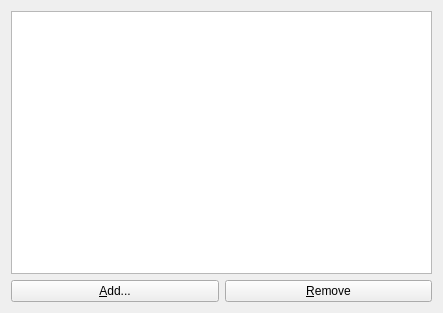
<ui version="4.0" >
 <author>Charles Connell (charles@connells.org)</author>
 <class>PipesPrefsUI</class>
 <widget class="QWidget" name="PipesPrefsUI" >
  <property name="geometry" >
   <rect>
    <x>0</x>
    <y>0</y>
    <width>443</width>
    <height>313</height>
   </rect>
  </property>
  <layout class="QVBoxLayout" >
   <item>
    <widget class="QTableView" name="pipesList" >
     <property name="sizePolicy" >
      <sizepolicy vsizetype="Expanding" hsizetype="Expanding" >
       <horstretch>0</horstretch>
       <verstretch>0</verstretch>
      </sizepolicy>
     </property>
     <property name="editTriggers" >
      <set>QAbstractItemView::AllEditTriggers</set>
     </property>
     <property name="textElideMode" >
      <enum>Qt::ElideLeft</enum>
     </property>
     <property name="gridStyle" >
      <enum>Qt::DotLine</enum>
     </property>
    </widget>
   </item>
   <item>
    <layout class="QHBoxLayout" >
     <item>
      <widget class="KPushButton" name="addButton" >
       <property name="text" >
        <string comment="verb" >&amp;Add...</string>
       </property>
      </widget>
     </item>
     <item>
      <widget class="KPushButton" name="removeButton" >
       <property name="text" >
        <string comment="verb" >&amp;Remove</string>
       </property>
      </widget>
     </item>
    </layout>
   </item>
  </layout>
 </widget>
 <customwidgets>
  <customwidget>
   <class>KPushButton</class>
   <extends>QPushButton</extends>
   <header>kpushbutton.h</header>
  </customwidget>
 </customwidgets>
 <resources/>
 <connections/>
</ui>
